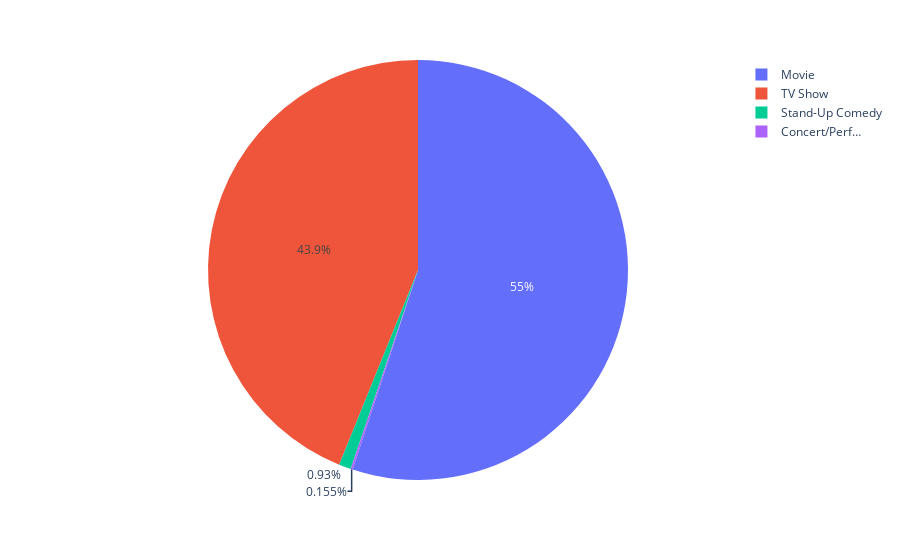

Notebook code for this chart:
### Markdown cell above
Type breakdown

### Code cell
# genre breakdown
genre_count = df.groupby('Type')['Title'].nunique()
px.pie(genre_count, values='Title', names=genre_count.index)

### Figure 1 — Plotly figure (JSON) as saved in the notebook; plotly's stock layout.template omitted (floating-point values rounded to 4 significant figures)
{"data": [{"domain": {"x": [0, 1], "y": [0, 1]}, "hovertemplate": "Type=%{label}<br>Title=%{value}<extra></extra>", "labels": ["Concert/Perf…", "Movie", "Stand-Up Comedy", "TV Show"], "legendgroup": "", "name": "", "showlegend": true, "type": "pie", "values": [1, 355, 6, 283]}], "layout": {"legend": {"tracegroupgap": 0}, "margin": {"t": 60}}}
